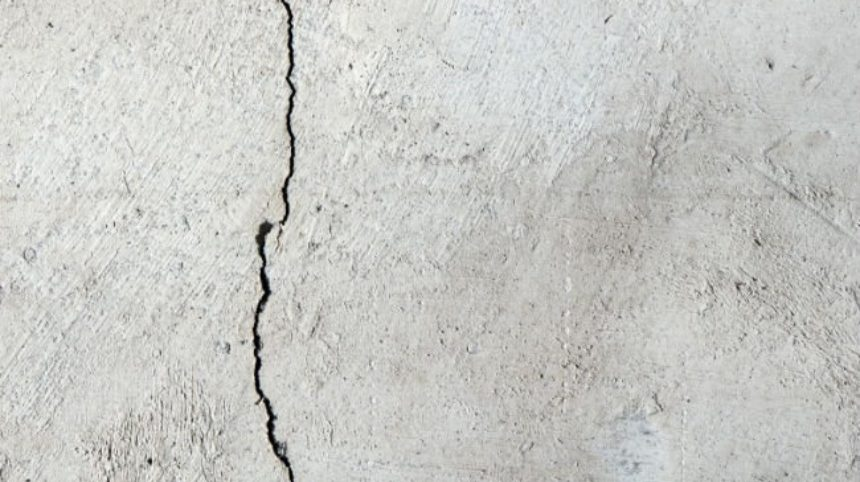
#> input picture Input-Set/Cracked_01.jpg, 860 x 482 px; its folder holds only this picture in this run
$ python -i helperFunc.py   (imports and definitions only)
#> lines starting #> are read from the running program, lines starting #| are printed output that depends on the picture; after the words box and inside, x2 and y2 are one past the last pixel; in counts of white or black regions, pixels touching at a corner belong together
import os
import cv2
import numpy as np


# frame width and height
frame_wid = 640
frame_hyt = 480

def imageLoader(path_arg):
    try:
        # Get a list of all items in the folder
        inter_path = path_arg
        real_path = ""
        for path in inter_path:
            real_path = real_path+path+" "
        # print(real_path)
        processed_folder_path = real_path.strip()
        items = os.listdir(processed_folder_path)
        print(f"[!] Found {len(items)} images [!]")

        images_path_list = []
        # Loop through each item in the folder
        for image in items:
            # Get the path of the item
            item_path = os.path.join(processed_folder_path, image)
            images_path_list.append(item_path)
        return (images_path_list, items)

    except Exception as err:
        print("[!] CHECK DATA FOLDER PATH ARGUMENT [!]")

    # Return a tuple containing the list of image paths and the list of image names

def imagePreprosessing(path):
#> called with path = '../Input-Set/Cracked_01.jpg'
    img = cv2.imread(path)
#> img is the input picture: shape (482, 860, 3); mean B, G, R 197.6, 201.2, 200.5
    img = cv2.resize(img, (frame_wid, frame_hyt))
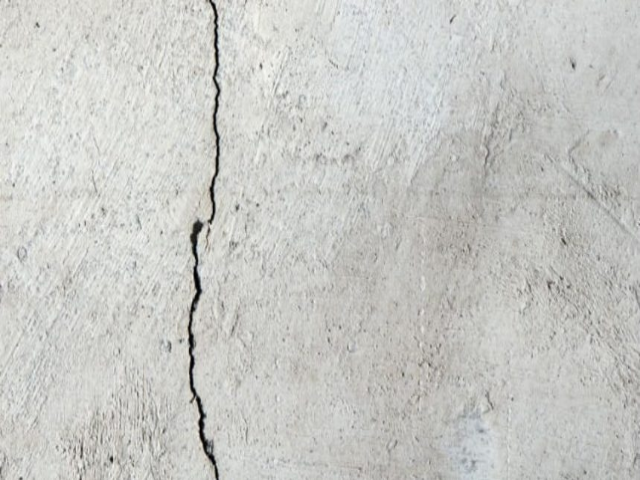
#> img: shape (480, 640, 3); mean B, G, R 197.5, 201.1, 200.4

    gray = cv2.cvtColor(img, cv2.COLOR_BGR2GRAY)
    blur = cv2.blur(gray,(3,3))

    img_log = (np.log(blur+1)/(np.log(1+np.max(blur))))*255
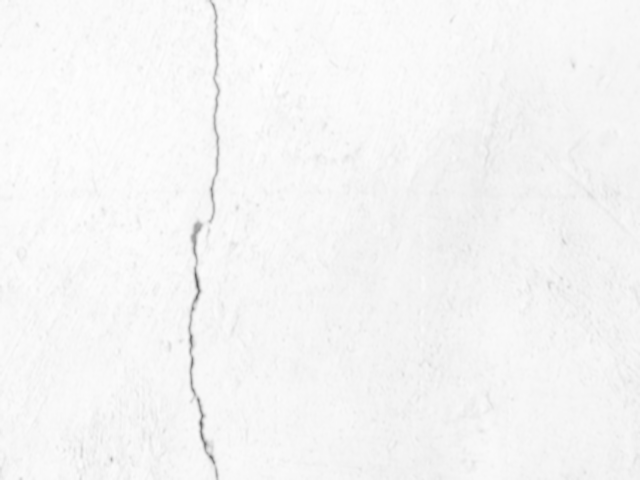
#> img_log: shape (480, 640) float16; min 96.5, max 255, mean 245.9
    # Specify the data type
    img_log = np.array(img_log,dtype=np.uint8)

    bilateral = cv2.bilateralFilter(img_log, 5, 75, 75)

    edges = cv2.Canny(bilateral,100,200)
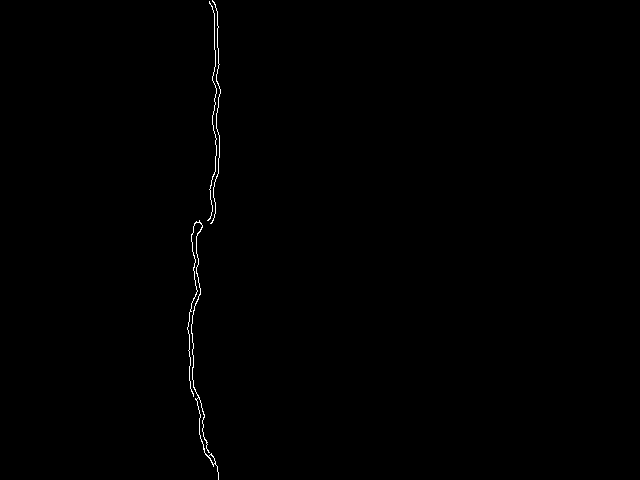
#> edges: shape (480, 640); 0.33% white in thin lines or dots, all inside (x1, y1, x2, y2) = (187, 0, 221, 480)

    kernel = np.ones((5,5),np.uint8)
    closing = cv2.morphologyEx(edges, cv2.MORPH_CLOSE, kernel)
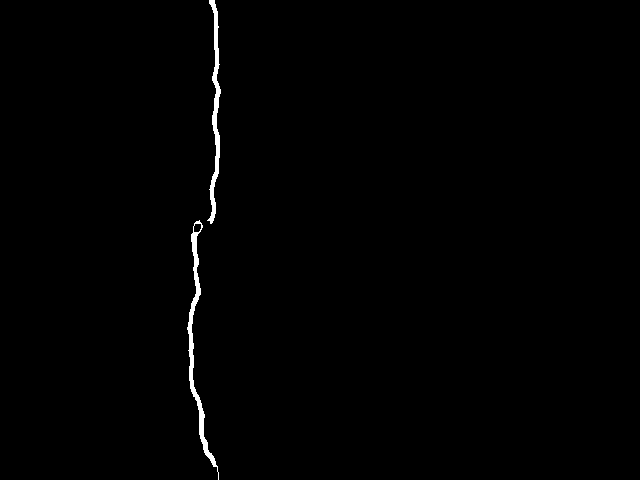
#> closing: shape (480, 640); 0.71% white; 2 white regions, box (x1, y1, x2, y2) and area: (187, 220, 219, 480) 1176, (207, 0, 221, 224) 1002

    return closing

def featureDetection(processsed_image):
    img = processsed_image
    # Create feature detecting method
    # sift = cv2.xfeatures2d.SIFT_create()
    # surf = cv2.xfeatures2d.SURF_create()
    orb = cv2.ORB_create(nfeatures=1500)

    # Make featured Image
    keypoints, descriptors = orb.detectAndCompute(img, None)
    featuredImg = cv2.drawKeypoints(img, keypoints, None)

    return featuredImg

>>> result = imagePreprosessing('../Input-Set/Cracked_01.jpg')

$ run again, on Input-Set/Cracked_02.jpg
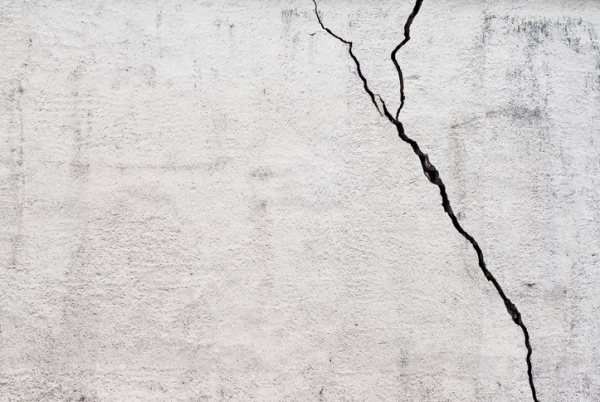
#> input picture Input-Set/Cracked_02.jpg, 600 x 402 px
#> in imagePreprosessing, img is the input picture: shape (402, 600, 3); mean B, G, R 208.4, 209.4, 211.8
#> img: shape (480, 640, 3)
#> in imagePreprosessing, `edges = cv2.Canny(bilateral,100,200)`:
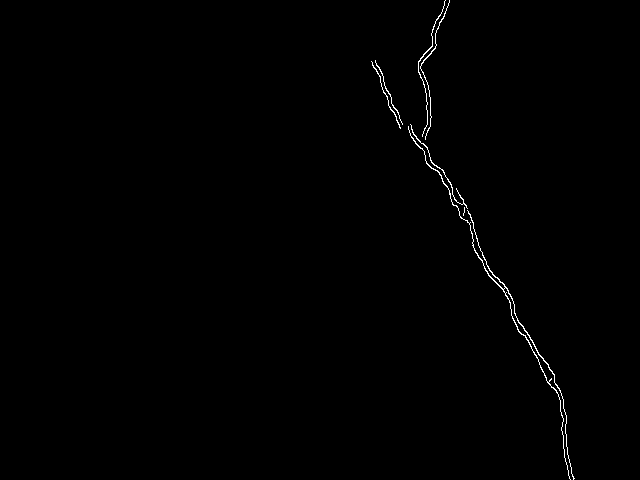
#> edges: shape (480, 640); 0.48% white in thin lines or dots, all inside (x1, y1, x2, y2) = (371, 0, 575, 480)
#> in imagePreprosessing, `closing = cv2.morphologyEx(edges, cv2.MORPH_CLOSE, kernel)`:
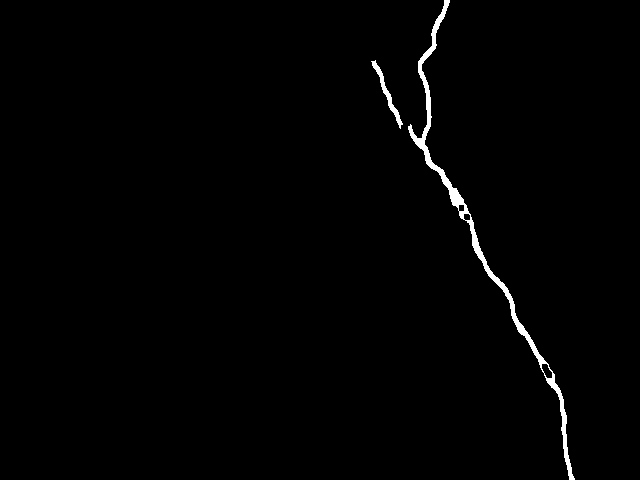
#> closing: shape (480, 640); 1% white; 2 white regions, box (x1, y1, x2, y2) and area: (408, 0, 575, 480) 2855, (371, 60, 403, 129) 332

$ run again, on Input-Set/Cracked_03.jpg
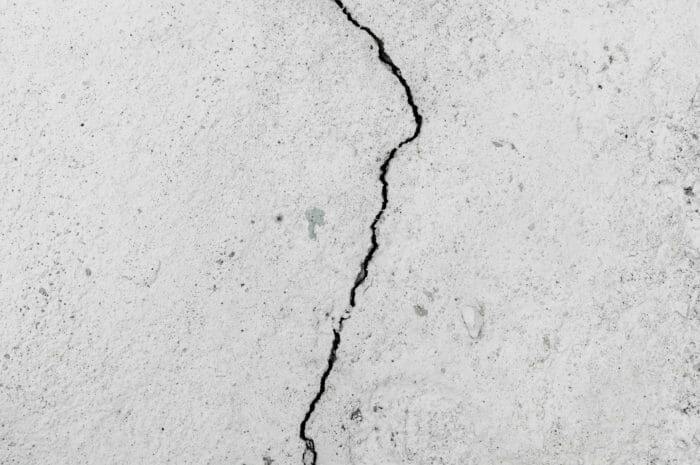
#> input picture Input-Set/Cracked_03.jpg, 700 x 465 px
#> in imagePreprosessing, img is the input picture: shape (465, 700, 3); mean B, G, R 208.6, 208.7, 208.7
#> img: shape (480, 640, 3)
#> in imagePreprosessing, `edges = cv2.Canny(bilateral,100,200)`:
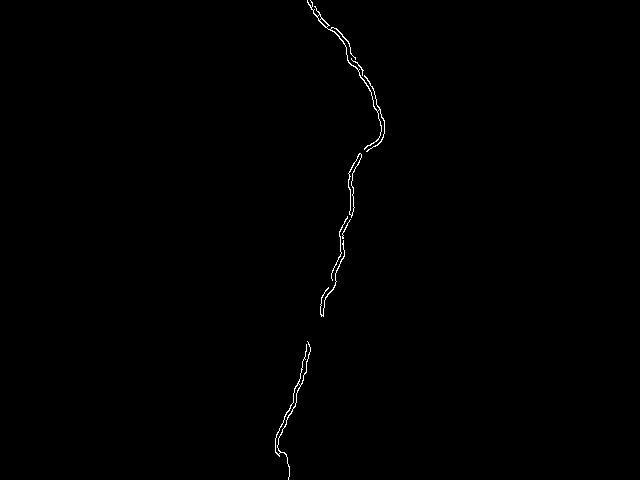
#> edges: shape (480, 640); 0.37% white in thin lines or dots, all inside (x1, y1, x2, y2) = (275, 0, 385, 480)
#> in imagePreprosessing, `closing = cv2.morphologyEx(edges, cv2.MORPH_CLOSE, kernel)`:
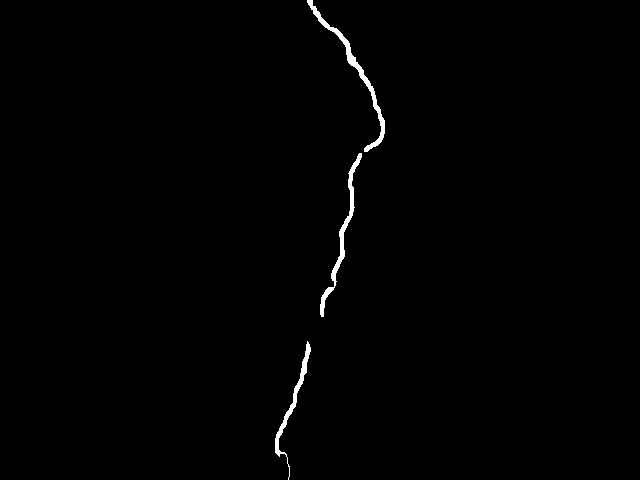
#> closing: shape (480, 640); 0.73% white; 3 white regions, box (x1, y1, x2, y2) and area: (307, 0, 385, 152) 904, (320, 153, 362, 317) 768, (275, 341, 311, 480) 577

$ run again, on Input-Set/Cracked_04.jpg
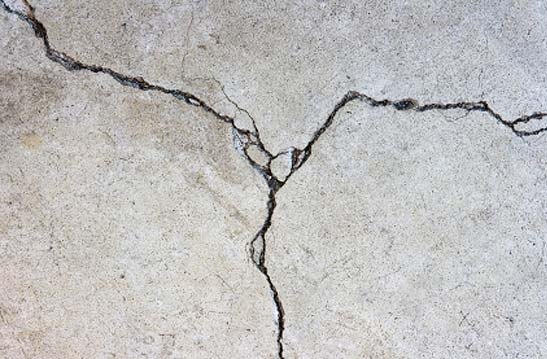
#> input picture Input-Set/Cracked_04.jpg, 547 x 359 px
#> in imagePreprosessing, img is the input picture: shape (359, 547, 3); mean B, G, R 188.6, 189.4, 190.6
#> img: shape (480, 640, 3)
#> in imagePreprosessing, `edges = cv2.Canny(bilateral,100,200)`:
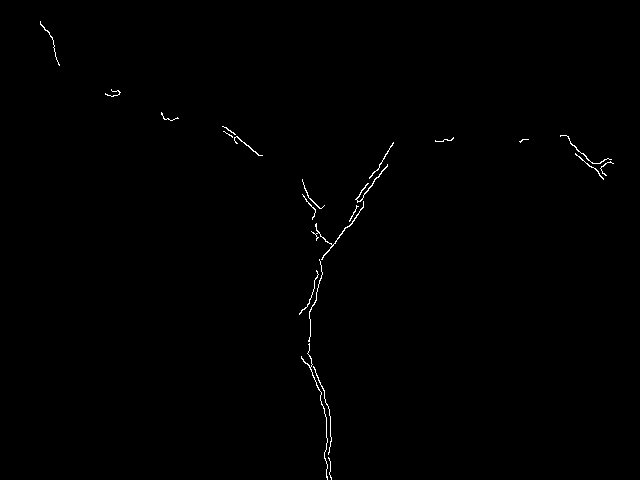
#> edges: shape (480, 640); 0.41% white in thin lines or dots, all inside (x1, y1, x2, y2) = (40, 21, 614, 480)
#> in imagePreprosessing, `closing = cv2.morphologyEx(edges, cv2.MORPH_CLOSE, kernel)`:
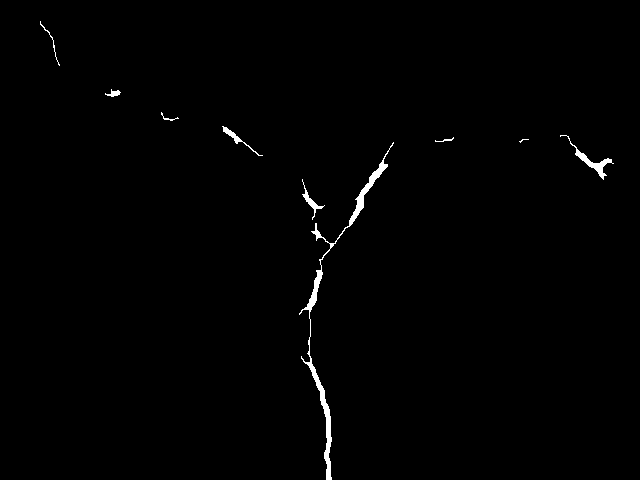
#> closing: shape (480, 640); 0.78% white; 9 white regions (1 under 20 px), largest, box (x1, y1, x2, y2) and area: (299, 142, 394, 480) 1581, (560, 135, 614, 180) 323, (302, 179, 325, 220) 155
